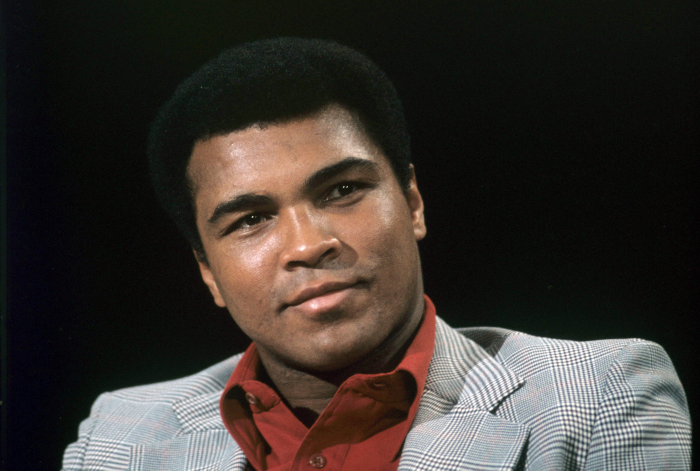
#> input picture Görüntü_İşleme/image_sizing/muhammed_ali.jpg, 1400 x 941 px (shown at 1/2 size)
$ python image_sizing.py
#> lines starting #> are read from the running program, lines starting #| are printed output that depends on the picture

import cv2
import time

image = cv2.imread('muhammed_ali.jpg', 0)
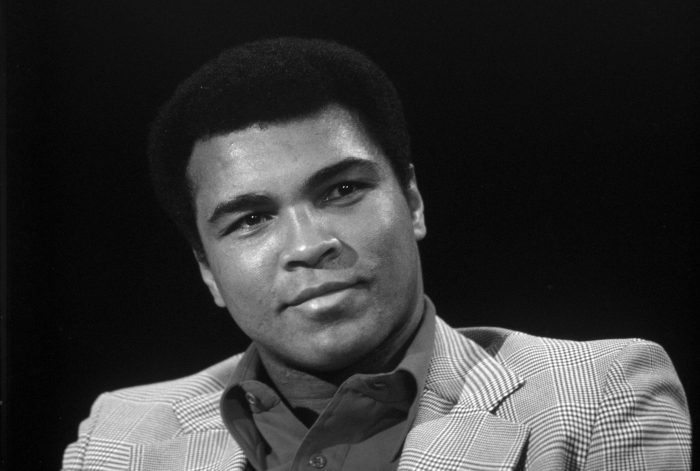
#> image: shape (941, 1400) (shown at 1/2 size); min 0, max 255, mean 53.9
print('Fotograf boyutu :', image.shape)
#| Fotograf boyutu : (941, 1400)

cv2.imshow('firstImage', image)

#######################

""" sizing """

#######################

image2 = cv2.resize(image, (500, 500))
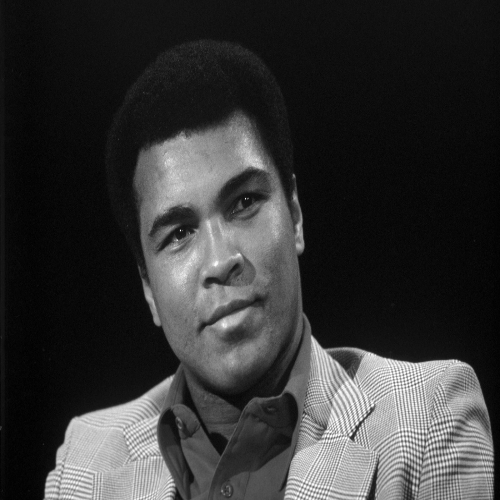
#> image2: shape (500, 500); min 0, max 255, mean 53.8
cv2.imshow('twoImage', image2)

######################

""" clipping """

######################

image3 = image[200:1000, 200:900]
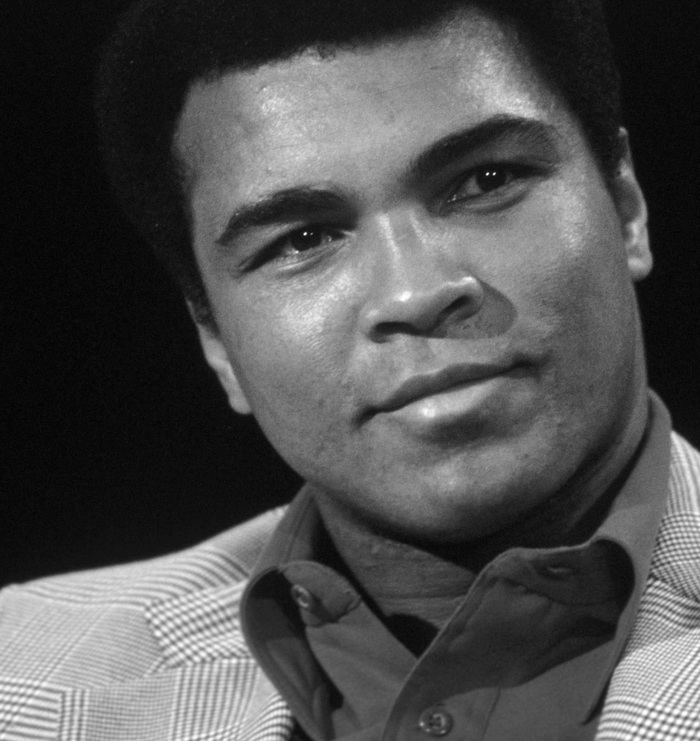
#> image3: shape (741, 700); min 0, max 255, mean 79.3
cv2.imshow('treeImage', image3)

cv2.waitKey()
